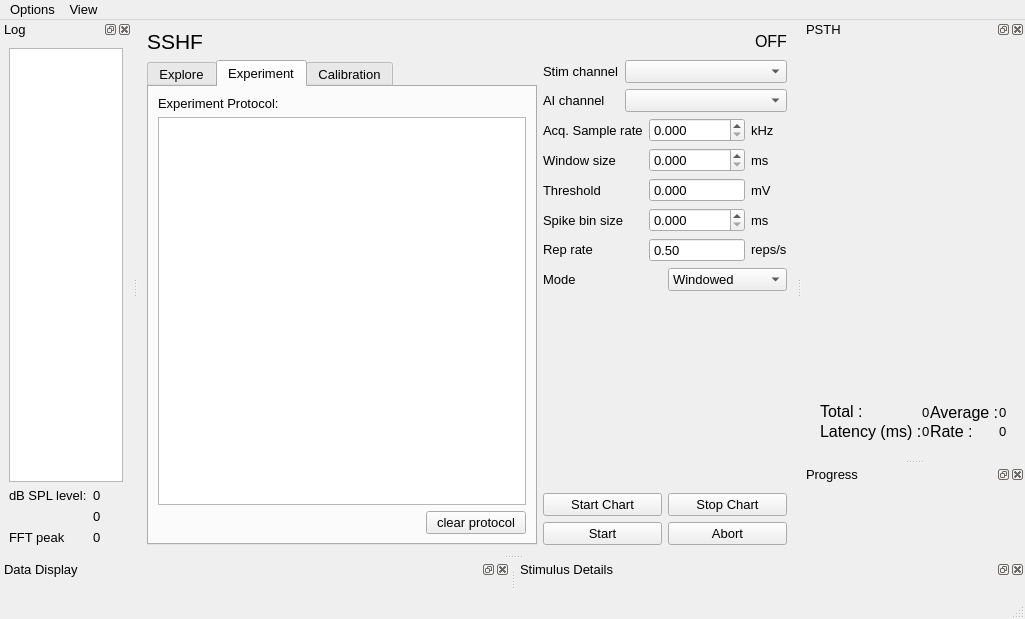
<?xml version="1.0" encoding="UTF-8"?>
<ui version="4.0">
 <class>ControlWindow</class>
 <widget class="QMainWindow" name="ControlWindow">
  <property name="geometry">
   <rect>
    <x>0</x>
    <y>0</y>
    <width>1025</width>
    <height>619</height>
   </rect>
  </property>
  <property name="font">
   <font>
    <pointsize>10</pointsize>
   </font>
  </property>
  <property name="windowTitle">
   <string>MainWindow</string>
  </property>
  <widget class="QWidget" name="centralwidget">
   <layout class="QVBoxLayout" name="verticalLayout_3">
    <item>
     <layout class="QHBoxLayout" name="horizontalLayout_4">
      <item>
       <widget class="QLabel" name="label_3">
        <property name="font">
         <font>
          <pointsize>16</pointsize>
         </font>
        </property>
        <property name="text">
         <string>SSHF</string>
        </property>
       </widget>
      </item>
      <item>
       <layout class="QHBoxLayout" name="horizontalLayout">
        <item>
         <spacer name="horizontalSpacer">
          <property name="orientation">
           <enum>Qt::Horizontal</enum>
          </property>
          <property name="sizeHint" stdset="0">
           <size>
            <width>40</width>
            <height>20</height>
           </size>
          </property>
         </spacer>
        </item>
        <item>
         <widget class="QLabel" name="running_label">
          <property name="font">
           <font>
            <pointsize>12</pointsize>
           </font>
          </property>
          <property name="text">
           <string>OFF</string>
          </property>
         </widget>
        </item>
       </layout>
      </item>
     </layout>
    </item>
    <item>
     <layout class="QHBoxLayout" name="horizontalLayout_5">
      <item>
       <widget class="QTabWidget" name="tab_group">
        <property name="currentIndex">
         <number>1</number>
        </property>
        <widget class="QWidget" name="tab_explore">
         <attribute name="title">
          <string>Explore</string>
         </attribute>
         <layout class="QHBoxLayout" name="horizontalLayout_7">
          <item>
           <layout class="QVBoxLayout" name="verticalLayout_8">
            <item>
             <widget class="QLabel" name="label_4">
              <property name="text">
               <string>History:</string>
              </property>
             </widget>
            </item>
            <item>
             <widget class="QListWidget" name="listWidget_2">
              <item>
               <property name="text">
                <string>Coming soon</string>
               </property>
              </item>
             </widget>
            </item>
            <item>
             <layout class="QGridLayout" name="gridLayout_6">
              <item row="0" column="0">
               <widget class="QLabel" name="label_20">
                <property name="text">
                 <string>Undesired Attenuation:</string>
                </property>
               </widget>
              </item>
              <item row="0" column="1">
               <widget class="QLabel" name="over_atten_lbl">
                <property name="text">
                 <string>0</string>
                </property>
               </widget>
              </item>
              <item row="0" column="2">
               <widget class="QLabel" name="label_23">
                <property name="text">
                 <string>dB</string>
                </property>
               </widget>
              </item>
             </layout>
            </item>
           </layout>
          </item>
          <item>
           <layout class="QVBoxLayout" name="verticalLayout_9">
            <item>
             <layout class="QHBoxLayout" name="horizontalLayout_3">
              <item>
               <widget class="QComboBox" name="explore_stim_type_cmbbx">
                <property name="sizePolicy">
                 <sizepolicy hsizetype="Expanding" vsizetype="Fixed">
                  <horstretch>0</horstretch>
                  <verstretch>0</verstretch>
                 </sizepolicy>
                </property>
               </widget>
              </item>
              <item>
               <spacer name="horizontalSpacer_2">
                <property name="orientation">
                 <enum>Qt::Horizontal</enum>
                </property>
                <property name="sizeHint" stdset="0">
                 <size>
                  <width>40</width>
                  <height>20</height>
                 </size>
                </property>
               </spacer>
              </item>
             </layout>
            </item>
            <item>
             <widget class="DynamicStackedWidget" name="parameter_stack">
              <property name="currentIndex">
               <number>-1</number>
              </property>
             </widget>
            </item>
            <item>
             <layout class="QGridLayout" name="gridLayout_7">
              <item row="1" column="0">
               <widget class="QLabel" name="label_39">
                <property name="text">
                 <string>Reps</string>
                </property>
               </widget>
              </item>
              <item row="1" column="1">
               <widget class="QSpinBox" name="ex_nreps_spnbx">
                <property name="minimum">
                 <number>1</number>
                </property>
                <property name="maximum">
                 <number>100</number>
                </property>
                <property name="value">
                 <number>5</number>
                </property>
               </widget>
              </item>
              <item row="0" column="2">
               <widget class="QLabel" name="funit_lbl">
                <property name="text">
                 <string>kHz</string>
                </property>
               </widget>
              </item>
              <item row="2" column="0" colspan="2">
               <widget class="QCheckBox" name="save_explore_ckbx">
                <property name="enabled">
                 <bool>false</bool>
                </property>
                <property name="text">
                 <string>Save Explore Recording</string>
                </property>
               </widget>
              </item>
              <item row="0" column="0">
               <widget class="QLabel" name="label_6">
                <property name="text">
                 <string>Gen. Sample rate</string>
                </property>
               </widget>
              </item>
              <item row="0" column="1">
               <widget class="SmartSpinBox" name="aosr_spnbx">
                <property name="enabled">
                 <bool>false</bool>
                </property>
                <property name="toolTip">
                 <string extracomment="You can't change this"/>
                </property>
                <property name="buttonSymbols">
                 <enum>QAbstractSpinBox::NoButtons</enum>
                </property>
               </widget>
              </item>
             </layout>
            </item>
           </layout>
          </item>
         </layout>
        </widget>
        <widget class="QWidget" name="tab_protocol">
         <attribute name="title">
          <string>Experiment</string>
         </attribute>
         <layout class="QVBoxLayout" name="verticalLayout_5">
          <item>
           <widget class="QLabel" name="label_2">
            <property name="text">
             <string>Experiment Protocol:</string>
            </property>
           </widget>
          </item>
          <item>
           <widget class="ProtocolView" name="protocolView"/>
          </item>
          <item>
           <layout class="QHBoxLayout" name="horizontalLayout_9">
            <item>
             <widget class="StimulusLabelTable" name="stimulus_choices" native="true"/>
            </item>
            <item>
             <widget class="QPushButton" name="pushButton">
              <property name="maximumSize">
               <size>
                <width>100</width>
                <height>16777215</height>
               </size>
              </property>
              <property name="text">
               <string>clear protocol</string>
              </property>
             </widget>
            </item>
           </layout>
          </item>
         </layout>
        </widget>
        <widget class="QWidget" name="tab_calibrate">
         <attribute name="title">
          <string>Calibration</string>
         </attribute>
         <layout class="QVBoxLayout" name="verticalLayout">
          <item>
           <widget class="CalibrationWidget" name="calibration_widget" native="true"/>
          </item>
         </layout>
        </widget>
       </widget>
      </item>
      <item>
       <layout class="QVBoxLayout" name="verticalLayout_2">
        <item>
         <layout class="QGridLayout" name="gridLayout_4">
          <item row="0" column="1">
           <widget class="QComboBox" name="aochan_box"/>
          </item>
          <item row="1" column="0">
           <widget class="QLabel" name="label_30">
            <property name="sizePolicy">
             <sizepolicy hsizetype="Fixed" vsizetype="Preferred">
              <horstretch>0</horstretch>
              <verstretch>0</verstretch>
             </sizepolicy>
            </property>
            <property name="text">
             <string>AI channel</string>
            </property>
           </widget>
          </item>
          <item row="1" column="1">
           <widget class="QComboBox" name="aichan_box"/>
          </item>
          <item row="0" column="0">
           <widget class="QLabel" name="label_29">
            <property name="sizePolicy">
             <sizepolicy hsizetype="Fixed" vsizetype="Preferred">
              <horstretch>0</horstretch>
              <verstretch>0</verstretch>
             </sizepolicy>
            </property>
            <property name="text">
             <string>Stim channel</string>
            </property>
           </widget>
          </item>
         </layout>
        </item>
        <item>
         <layout class="QGridLayout" name="gridLayout">
          <item row="0" column="0">
           <widget class="QLabel" name="label">
            <property name="text">
             <string>Acq. Sample rate</string>
            </property>
           </widget>
          </item>
          <item row="0" column="2">
           <widget class="QLabel" name="funit_lbl_2">
            <property name="text">
             <string>kHz</string>
            </property>
           </widget>
          </item>
          <item row="2" column="0">
           <widget class="QLabel" name="label_10">
            <property name="text">
             <string>Window size</string>
            </property>
           </widget>
          </item>
          <item row="2" column="2">
           <widget class="QLabel" name="tunit_lbl">
            <property name="text">
             <string>ms</string>
            </property>
           </widget>
          </item>
          <item row="3" column="0">
           <widget class="QLabel" name="label_12">
            <property name="text">
             <string>Threshold</string>
            </property>
           </widget>
          </item>
          <item row="3" column="2">
           <widget class="QLabel" name="label_13">
            <property name="text">
             <string>mV</string>
            </property>
           </widget>
          </item>
          <item row="4" column="0">
           <widget class="QLabel" name="label_43">
            <property name="text">
             <string>Spike bin size</string>
            </property>
           </widget>
          </item>
          <item row="4" column="2">
           <widget class="QLabel" name="tunit_lbl_2">
            <property name="text">
             <string>ms</string>
            </property>
           </widget>
          </item>
          <item row="0" column="1">
           <widget class="SmartSpinBox" name="aisr_spnbx">
            <property name="decimals">
             <number>3</number>
            </property>
            <property name="maximum">
             <double>500000.000000000000000</double>
            </property>
           </widget>
          </item>
          <item row="4" column="1">
           <widget class="SmartSpinBox" name="binsz_spnbx">
            <property name="decimals">
             <number>3</number>
            </property>
            <property name="maximum">
             <double>3000.000000000000000</double>
            </property>
           </widget>
          </item>
          <item row="2" column="1">
           <widget class="SmartSpinBox" name="windowsz_spnbx">
            <property name="decimals">
             <number>3</number>
            </property>
            <property name="maximum">
             <double>3000.000000000000000</double>
            </property>
           </widget>
          </item>
          <item row="5" column="1">
           <widget class="QDoubleSpinBox" name="reprate_spnbx">
            <property name="buttonSymbols">
             <enum>QAbstractSpinBox::NoButtons</enum>
            </property>
            <property name="prefix">
             <string/>
            </property>
            <property name="minimum">
             <double>0.100000000000000</double>
            </property>
            <property name="maximum">
             <double>10.000000000000000</double>
            </property>
            <property name="value">
             <double>0.500000000000000</double>
            </property>
           </widget>
          </item>
          <item row="5" column="0">
           <widget class="QLabel" name="label_35">
            <property name="sizePolicy">
             <sizepolicy hsizetype="Fixed" vsizetype="Fixed">
              <horstretch>0</horstretch>
              <verstretch>0</verstretch>
             </sizepolicy>
            </property>
            <property name="text">
             <string>Rep rate</string>
            </property>
           </widget>
          </item>
          <item row="5" column="2">
           <widget class="QLabel" name="label_36">
            <property name="sizePolicy">
             <sizepolicy hsizetype="Fixed" vsizetype="Fixed">
              <horstretch>0</horstretch>
              <verstretch>0</verstretch>
             </sizepolicy>
            </property>
            <property name="text">
             <string>reps/s</string>
            </property>
           </widget>
          </item>
          <item row="3" column="1">
           <widget class="QDoubleSpinBox" name="thresh_spnbx">
            <property name="buttonSymbols">
             <enum>QAbstractSpinBox::NoButtons</enum>
            </property>
            <property name="decimals">
             <number>3</number>
            </property>
            <property name="maximum">
             <double>500.000000000000000</double>
            </property>
           </widget>
          </item>
         </layout>
        </item>
        <item>
         <layout class="QHBoxLayout" name="horizontalLayout_6">
          <item>
           <widget class="QLabel" name="label_17">
            <property name="text">
             <string>Mode</string>
            </property>
           </widget>
          </item>
          <item>
           <widget class="QComboBox" name="mode_cmbx">
            <item>
             <property name="text">
              <string>Windowed</string>
             </property>
            </item>
            <item>
             <property name="text">
              <string>Chart</string>
             </property>
            </item>
           </widget>
          </item>
         </layout>
        </item>
        <item>
         <spacer name="verticalSpacer_2">
          <property name="orientation">
           <enum>Qt::Vertical</enum>
          </property>
          <property name="sizeHint" stdset="0">
           <size>
            <width>20</width>
            <height>40</height>
           </size>
          </property>
         </spacer>
        </item>
        <item>
         <layout class="QHBoxLayout" name="horizontalLayout_8">
          <item>
           <widget class="QPushButton" name="start_chart_btn">
            <property name="text">
             <string>Start Chart</string>
            </property>
           </widget>
          </item>
          <item>
           <widget class="QPushButton" name="stop_chart_btn">
            <property name="text">
             <string>Stop Chart</string>
            </property>
           </widget>
          </item>
         </layout>
        </item>
        <item>
         <layout class="QHBoxLayout" name="horizontalLayout_2">
          <item>
           <widget class="QPushButton" name="start_btn">
            <property name="text">
             <string>Start</string>
            </property>
           </widget>
          </item>
          <item>
           <widget class="QPushButton" name="stop_btn">
            <property name="text">
             <string>Abort</string>
            </property>
           </widget>
          </item>
         </layout>
        </item>
       </layout>
      </item>
     </layout>
    </item>
   </layout>
  </widget>
  <widget class="QMenuBar" name="menubar">
   <property name="geometry">
    <rect>
     <x>0</x>
     <y>0</y>
     <width>1025</width>
     <height>23</height>
    </rect>
   </property>
   <widget class="QMenu" name="menuOptions">
    <property name="title">
     <string>Options</string>
    </property>
    <addaction name="actionSave_Options"/>
    <addaction name="actionSet_Calibration"/>
    <addaction name="actionSet_Scale"/>
    <addaction name="actionSpectrogram_Parameters"/>
   </widget>
   <widget class="QMenu" name="menuView">
    <property name="title">
     <string>View</string>
    </property>
    <addaction name="actionShow_Data_display"/>
    <addaction name="actionShow_PSTH"/>
    <addaction name="actionShow_Progress"/>
    <addaction name="actionShow_Log"/>
    <addaction name="actionShow_Stimulus_Details"/>
   </widget>
   <addaction name="menuOptions"/>
   <addaction name="menuView"/>
  </widget>
  <widget class="QStatusBar" name="statusbar"/>
  <widget class="PlotDockWidget" name="plot_dock">
   <property name="windowTitle">
    <string>Data Display</string>
   </property>
   <attribute name="dockWidgetArea">
    <number>8</number>
   </attribute>
   <widget class="QWidget" name="dockWidgetContents">
    <layout class="QVBoxLayout" name="verticalLayout_4">
     <property name="margin">
      <number>0</number>
     </property>
    </layout>
   </widget>
  </widget>
  <widget class="QDockWidget" name="psth_dock">
   <property name="windowTitle">
    <string>PSTH</string>
   </property>
   <attribute name="dockWidgetArea">
    <number>2</number>
   </attribute>
   <widget class="QWidget" name="dockWidgetContents_2">
    <layout class="QVBoxLayout" name="verticalLayout_10">
     <item>
      <widget class="QWidget" name="psth_container" native="true">
       <layout class="QVBoxLayout" name="verticalLayout_6">
        <property name="spacing">
         <number>0</number>
        </property>
        <item>
         <widget class="PSTHWidget" name="psth" native="true"/>
        </item>
        <item>
         <layout class="QGridLayout" name="gridLayout_9">
          <item row="0" column="0">
           <widget class="QLabel" name="label_11">
            <property name="sizePolicy">
             <sizepolicy hsizetype="Preferred" vsizetype="Fixed">
              <horstretch>0</horstretch>
              <verstretch>0</verstretch>
             </sizepolicy>
            </property>
            <property name="font">
             <font>
              <pointsize>12</pointsize>
             </font>
            </property>
            <property name="toolTip">
             <string>Total no. of spikes over repetitions</string>
            </property>
            <property name="text">
             <string>Total :</string>
            </property>
           </widget>
          </item>
          <item row="0" column="3">
           <widget class="QLabel" name="label_16">
            <property name="font">
             <font>
              <pointsize>12</pointsize>
             </font>
            </property>
            <property name="toolTip">
             <string>Mean no. of spikes per unique stimulus</string>
            </property>
            <property name="text">
             <string>Average :</string>
            </property>
           </widget>
          </item>
          <item row="1" column="0">
           <widget class="QLabel" name="label_5">
            <property name="font">
             <font>
              <pointsize>12</pointsize>
             </font>
            </property>
            <property name="toolTip">
             <string>Mean time of first spike</string>
            </property>
            <property name="text">
             <string>Latency (ms) :</string>
            </property>
           </widget>
          </item>
          <item row="1" column="1">
           <widget class="QLabel" name="spike_latency_lbl">
            <property name="text">
             <string>0</string>
            </property>
           </widget>
          </item>
          <item row="1" column="3">
           <widget class="QLabel" name="label_7">
            <property name="sizePolicy">
             <sizepolicy hsizetype="Preferred" vsizetype="Fixed">
              <horstretch>0</horstretch>
              <verstretch>0</verstretch>
             </sizepolicy>
            </property>
            <property name="font">
             <font>
              <pointsize>12</pointsize>
             </font>
            </property>
            <property name="toolTip">
             <string>Mean no. spikes per window</string>
            </property>
            <property name="text">
             <string>Rate :</string>
            </property>
           </widget>
          </item>
          <item row="1" column="4">
           <widget class="QLabel" name="spike_rate_lbl">
            <property name="text">
             <string>0</string>
            </property>
           </widget>
          </item>
          <item row="0" column="4">
           <widget class="QLabel" name="spike_avg_lbl">
            <property name="text">
             <string>0</string>
            </property>
           </widget>
          </item>
          <item row="0" column="1">
           <widget class="QLabel" name="spike_total_lbl">
            <property name="text">
             <string>0</string>
            </property>
           </widget>
          </item>
          <item row="0" column="2">
           <spacer name="horizontalSpacer_3">
            <property name="orientation">
             <enum>Qt::Horizontal</enum>
            </property>
            <property name="sizeHint" stdset="0">
             <size>
              <width>40</width>
              <height>20</height>
             </size>
            </property>
           </spacer>
          </item>
         </layout>
        </item>
       </layout>
      </widget>
     </item>
    </layout>
   </widget>
  </widget>
  <widget class="QDockWidget" name="progress_dock">
   <property name="windowTitle">
    <string>Progress</string>
   </property>
   <attribute name="dockWidgetArea">
    <number>2</number>
   </attribute>
   <widget class="QWidget" name="dockWidgetContents_3"/>
  </widget>
  <widget class="QDockWidget" name="log_dock">
   <property name="windowTitle">
    <string>Log</string>
   </property>
   <attribute name="dockWidgetArea">
    <number>1</number>
   </attribute>
   <widget class="QWidget" name="dockWidgetContents_4">
    <layout class="QVBoxLayout" name="verticalLayout_7">
     <item>
      <widget class="QPlainTextEdit" name="log_txedt">
       <property name="readOnly">
        <bool>true</bool>
       </property>
      </widget>
     </item>
     <item>
      <layout class="QGridLayout" name="gridLayout_3">
       <item row="0" column="1">
        <widget class="QLabel" name="dblevel_lbl">
         <property name="text">
          <string>0</string>
         </property>
        </widget>
       </item>
       <item row="0" column="0">
        <widget class="QLabel" name="label_18">
         <property name="text">
          <string>dB SPL level:</string>
         </property>
        </widget>
       </item>
       <item row="1" column="1">
        <widget class="QLabel" name="dblevel_lbl2">
         <property name="text">
          <string>0</string>
         </property>
        </widget>
       </item>
       <item row="2" column="1">
        <widget class="QLabel" name="dblevel_lbl3">
         <property name="text">
          <string>0</string>
         </property>
        </widget>
       </item>
       <item row="2" column="0">
        <widget class="QLabel" name="label_19">
         <property name="text">
          <string>FFT peak</string>
         </property>
        </widget>
       </item>
      </layout>
     </item>
    </layout>
   </widget>
  </widget>
  <widget class="QDockWidget" name="detail_dock">
   <property name="windowTitle">
    <string>Stimulus Details</string>
   </property>
   <attribute name="dockWidgetArea">
    <number>8</number>
   </attribute>
   <widget class="QWidget" name="dockWidgetContents_5">
    <layout class="QVBoxLayout" name="verticalLayout_11">
     <item>
      <widget class="StimDetailWidget" name="stim_details" native="true"/>
     </item>
    </layout>
   </widget>
  </widget>
  <action name="actionSave_Options">
   <property name="text">
    <string>Save Options...</string>
   </property>
  </action>
  <action name="actionSet_Calibration">
   <property name="text">
    <string>Set Calibration...</string>
   </property>
  </action>
  <action name="actionSet_Scale">
   <property name="text">
    <string>Set Scale...</string>
   </property>
  </action>
  <action name="actionShow_Data_display">
   <property name="text">
    <string>Show Data Display</string>
   </property>
  </action>
  <action name="actionShow_PSTH">
   <property name="text">
    <string>Show PSTH</string>
   </property>
  </action>
  <action name="actionSpectrogram_Parameters">
   <property name="text">
    <string>Spectrogram Parameters...</string>
   </property>
  </action>
  <action name="actionShow_Progress">
   <property name="text">
    <string>Show Progress</string>
   </property>
  </action>
  <action name="actionShow_Log">
   <property name="text">
    <string>Show Log</string>
   </property>
  </action>
  <action name="actionShow_Stimulus_Details">
   <property name="text">
    <string>Show Stimulus Details</string>
   </property>
  </action>
 </widget>
 <customwidgets>
  <customwidget>
   <class>SmartSpinBox</class>
   <extends>QDoubleSpinBox</extends>
   <header>spikeylab.stim.smart_spinbox</header>
  </customwidget>
  <customwidget>
   <class>PSTHWidget</class>
   <extends>QWidget</extends>
   <header>spikeylab.plotting.pyqtgraph_widgets</header>
   <container>1</container>
  </customwidget>
  <customwidget>
   <class>DynamicStackedWidget</class>
   <extends>QStackedWidget</extends>
   <header>spikeylab.stim.dynamic_stacker</header>
   <container>1</container>
  </customwidget>
  <customwidget>
   <class>ProtocolView</class>
   <extends>QTableView</extends>
   <header>spikeylab.main.protocol_model</header>
  </customwidget>
  <customwidget>
   <class>StimulusLabelTable</class>
   <extends>QWidget</extends>
   <header>spikeylab.stim.stimulus_label</header>
   <container>1</container>
  </customwidget>
  <customwidget>
   <class>CalibrationWidget</class>
   <extends>QWidget</extends>
   <header>spikeylab.calibration.calibration_widget</header>
   <container>1</container>
  </customwidget>
  <customwidget>
   <class>PlotDockWidget</class>
   <extends>QDockWidget</extends>
   <header>spikeylab.main.plotdock</header>
   <container>1</container>
  </customwidget>
  <customwidget>
   <class>StimDetailWidget</class>
   <extends>QWidget</extends>
   <header>spikeylab.stim.detail_widget</header>
   <container>1</container>
  </customwidget>
 </customwidgets>
 <resources/>
 <connections>
  <connection>
   <sender>actionSave_Options</sender>
   <signal>triggered()</signal>
   <receiver>ControlWindow</receiver>
   <slot>launch_save_dlg()</slot>
   <hints>
    <hint type="sourcelabel">
     <x>-1</x>
     <y>-1</y>
    </hint>
    <hint type="destinationlabel">
     <x>399</x>
     <y>299</y>
    </hint>
   </hints>
  </connection>
  <connection>
   <sender>actionSet_Calibration</sender>
   <signal>triggered()</signal>
   <receiver>ControlWindow</receiver>
   <slot>launch_calibration_dlg()</slot>
   <hints>
    <hint type="sourcelabel">
     <x>-1</x>
     <y>-1</y>
    </hint>
    <hint type="destinationlabel">
     <x>399</x>
     <y>299</y>
    </hint>
   </hints>
  </connection>
  <connection>
   <sender>actionSet_Scale</sender>
   <signal>triggered()</signal>
   <receiver>ControlWindow</receiver>
   <slot>launch_scale_dlg()</slot>
   <hints>
    <hint type="sourcelabel">
     <x>-1</x>
     <y>-1</y>
    </hint>
    <hint type="destinationlabel">
     <x>560</x>
     <y>409</y>
    </hint>
   </hints>
  </connection>
  <connection>
   <sender>actionShow_Data_display</sender>
   <signal>triggered()</signal>
   <receiver>ControlWindow</receiver>
   <slot>show_display()</slot>
   <hints>
    <hint type="sourcelabel">
     <x>-1</x>
     <y>-1</y>
    </hint>
    <hint type="destinationlabel">
     <x>541</x>
     <y>346</y>
    </hint>
   </hints>
  </connection>
  <connection>
   <sender>actionShow_PSTH</sender>
   <signal>triggered()</signal>
   <receiver>ControlWindow</receiver>
   <slot>show_psth()</slot>
   <hints>
    <hint type="sourcelabel">
     <x>-1</x>
     <y>-1</y>
    </hint>
    <hint type="destinationlabel">
     <x>541</x>
     <y>346</y>
    </hint>
   </hints>
  </connection>
  <connection>
   <sender>explore_stim_type_cmbbx</sender>
   <signal>currentIndexChanged(int)</signal>
   <receiver>parameter_stack</receiver>
   <slot>setCurrentIndex(int)</slot>
   <hints>
    <hint type="sourcelabel">
     <x>583</x>
     <y>116</y>
    </hint>
    <hint type="destinationlabel">
     <x>674</x>
     <y>397</y>
    </hint>
   </hints>
  </connection>
  <connection>
   <sender>actionSpectrogram_Parameters</sender>
   <signal>triggered()</signal>
   <receiver>ControlWindow</receiver>
   <slot>launch_specgram_dlg()</slot>
   <hints>
    <hint type="sourcelabel">
     <x>-1</x>
     <y>-1</y>
    </hint>
    <hint type="destinationlabel">
     <x>544</x>
     <y>342</y>
    </hint>
   </hints>
  </connection>
  <connection>
   <sender>mode_cmbx</sender>
   <signal>currentIndexChanged(QString)</signal>
   <receiver>ControlWindow</receiver>
   <slot>mode_toggled(QString)</slot>
   <hints>
    <hint type="sourcelabel">
     <x>927</x>
     <y>281</y>
    </hint>
    <hint type="destinationlabel">
     <x>705</x>
     <y>407</y>
    </hint>
   </hints>
  </connection>
  <connection>
   <sender>actionShow_Progress</sender>
   <signal>triggered()</signal>
   <receiver>ControlWindow</receiver>
   <slot>show_progress()</slot>
   <hints>
    <hint type="sourcelabel">
     <x>-1</x>
     <y>-1</y>
    </hint>
    <hint type="destinationlabel">
     <x>544</x>
     <y>342</y>
    </hint>
   </hints>
  </connection>
  <connection>
   <sender>tab_group</sender>
   <signal>currentChanged(int)</signal>
   <receiver>ControlWindow</receiver>
   <slot>tab_changed(int)</slot>
   <hints>
    <hint type="sourcelabel">
     <x>479</x>
     <y>199</y>
    </hint>
    <hint type="destinationlabel">
     <x>182</x>
     <y>29</y>
    </hint>
   </hints>
  </connection>
  <connection>
   <sender>actionShow_Log</sender>
   <signal>triggered()</signal>
   <receiver>ControlWindow</receiver>
   <slot>show_log()</slot>
   <hints>
    <hint type="sourcelabel">
     <x>-1</x>
     <y>-1</y>
    </hint>
    <hint type="destinationlabel">
     <x>544</x>
     <y>342</y>
    </hint>
   </hints>
  </connection>
  <connection>
   <sender>pushButton</sender>
   <signal>clicked()</signal>
   <receiver>ControlWindow</receiver>
   <slot>clear_protocol()</slot>
   <hints>
    <hint type="sourcelabel">
     <x>585</x>
     <y>645</y>
    </hint>
    <hint type="destinationlabel">
     <x>697</x>
     <y>562</y>
    </hint>
   </hints>
  </connection>
  <connection>
   <sender>actionShow_Stimulus_Details</sender>
   <signal>triggered()</signal>
   <receiver>detail_dock</receiver>
   <slot>showNormal()</slot>
   <hints>
    <hint type="sourcelabel">
     <x>-1</x>
     <y>-1</y>
    </hint>
    <hint type="destinationlabel">
     <x>1079</x>
     <y>614</y>
    </hint>
   </hints>
  </connection>
 </connections>
 <slots>
  <slot>launch_save_dlg()</slot>
  <slot>launch_calibration_dlg()</slot>
  <slot>change_exp_input()</slot>
  <slot>wavdir_selected()</slot>
  <slot>browse_wavdirs()</slot>
  <slot>wavfile_selected()</slot>
  <slot>wavfile_clicked()</slot>
  <slot>launch_scale_dlg()</slot>
  <slot>show_display()</slot>
  <slot>show_psth()</slot>
  <slot>add_protocol_stim()</slot>
  <slot>set_explore_samplerate()</slot>
  <slot>launch_specgram_dlg()</slot>
  <slot>mode_toggled(QString)</slot>
  <slot>save_explore_toggled(bool)</slot>
  <slot>show_progress()</slot>
  <slot>tab_changed(int)</slot>
  <slot>show_log()</slot>
  <slot>grab_cal()</slot>
  <slot>clear_protocol()</slot>
 </slots>
</ui>
